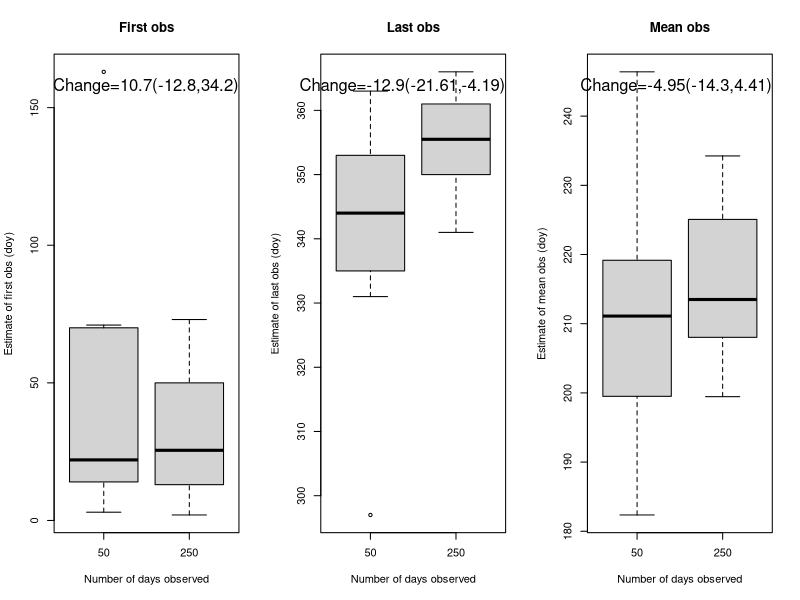
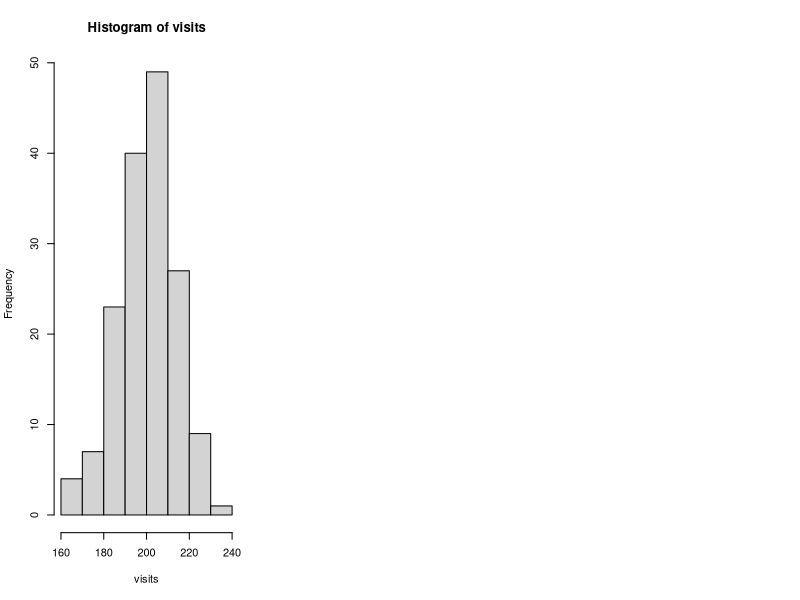

Recreate these plots in R, in order.
#Simulate orca data and vary number of observations to see if increasing effort yields shift in estimate of first, peak, or last observation day.

#Create a dataset with a highest probability of seeing the whales in the summer, lowest in the spring and fall
#explore how chaning the number of observations changes our estimates of first, last, peak whale presence
#probability of seeing a whale depends on day of year
#for days 1:180, probability is low (0.10); for days 181-260, proability is higher (0.75); and for days 261-366, probabilty is quite low again
springprob<-0.10
summerprob<-0.75
fallprob<-0.20
springdays<-seq(1,180, by=1)
summerdays<-seq(181,260, by=1)
falldays<-seq(261,366, by=1)

springobs<-sample(c(0,1), length(springdays), replace=TRUE, prob = c(1-springprob,springprob))
summerobs<-sample(c(0,1), length(summerdays), replace=TRUE, prob = c(1-summerprob,summerprob))
fallobs<-sample(c(0,1), length(falldays), replace=TRUE, prob = c(1-fallprob,fallprob))
#put together the true data
days<-c(springdays,summerdays,falldays)
whaleobs<-c(springobs,summerobs,fallobs)

whalepres<-cbind(days, whaleobs)
rownames(whalepres)<-NULL
#now, draw random samples from the whale presence dataset, assuming that effort is evenly distributed across the year
nobs<-100
obs<-as.data.frame(whalepres[sample(nrow(whalepres), replace=TRUE,nobs), ])
firstobs<-min(obs$days[obs$whaleobs==1])
lastobsobs<-max(obs$days[obs$whaleobs==1])
meanobs<-mean(obs$days[obs$whaleobs==1])


#Look at effect of increasing effort on estimate of first observation and estimate of last observation
nreps<-10#look at effect of increasing observations on estimates

lowobs<-50#number of days whales observed in 1970s
highobs<-250#number of days whales observed in 2000
numobs<-c(lowobs,highobs)

df <- as.data.frame(matrix(nrow=length(numobs)*nreps,ncol=7))
colnames(df)<-c("nobs","firstest","lastest","meanest","firsttrue", "lasttrue","meantrue") 
numobs<-c(rep(lowobs,nreps),rep(highobs,nreps))
for (i in 1:length(numobs)){
  springobs<-sample(c(0,1), length(springdays), replace=TRUE, prob = c(1-springprob,springprob))
  summerobs<-sample(c(0,1), length(summerdays), replace=TRUE, prob = c(1-summerprob,summerprob))
  fallobs<-sample(c(0,1), length(falldays), replace=TRUE, prob = c(1-fallprob,fallprob))
  #put together the true data
  days<-c(springdays,summerdays,falldays)
  whaleobs<-c(springobs,summerobs,fallobs)
  whalepres<-as.data.frame(cbind(days, whaleobs))
  obs<-as.data.frame(whalepres[sample(nrow(whalepres), replace=TRUE,numobs[i]), ])
  df$nobs[i]<-numobs[i]
  df$firstest[i]<- min(obs$days[obs$whaleobs==1])
  df$lastest[i]<-max(obs$days[obs$whaleobs==1])
  df$meanest[i]<-mean(obs$days[obs$whaleobs==1])
  df$firsttrue[i]<-min(whalepres$days[whalepres$whaleobs==1])
  df$lasttrue[i]<-max(whalepres$days[whalepres$whaleobs==1])
  df$meantrue[i]<-mean(whalepres$days[whalepres$whaleobs==1])
}
quartz()
par(mfrow=c(1,3))
#First obs
boxplot(df$firstest~as.factor(df$nobs), xlab="Number of days observed", ylab="Estimate of first obs (doy)", main="First obs")
t<-t.test(df$firstest~as.factor(df$nobs), conf.level=0.8)
mtext(paste("Change=",round(t$estimate[1]-t$estimate[2], digits=2),"(",round(t$conf.int[1],digits=2),",",round(t$conf.int[2],digits=2),")", sep=""),side=3,line=-3, adj=1)
#Last obs
boxplot(df$lastest~as.factor(df$nobs), xlab="Number of days observed", ylab="Estimate of last obs (doy)", main="Last obs")
t<-t.test(df$lastest~as.factor(df$nobs), conf.level=0.8)
mtext(paste("Change=",round(t$estimate[1]-t$estimate[2], digits=2),"(",round(t$conf.int[1],digits=2),",",round(t$conf.int[2],digits=2),")", sep=""),side=3,line=-3, adj=1)

#Mean obs
boxplot(df$meanest~as.factor(df$nobs), xlab="Number of days observed", ylab="Estimate of mean obs (doy)", main="Mean obs")
t<-t.test(df$meanest~as.factor(df$nobs), conf.level=0.8)
mtext(paste("Change=",round(t$estimate[1]-t$estimate[2], digits=2),"(",round(t$conf.int[1],digits=2),",",round(t$conf.int[2],digits=2),")", sep=""),side=3,line=-3, adj=1)


#Create a dataset with a peak number of observations around doy 200
nobs = 500#1970s-80s annual obs=~500, 200s = ~5000
days = 160#number of days that whales are in some location (~160 for USS)
mndoy = 200 #mean/peak doy that the whales are present in some location
visits = rpois(days,mndoy)# "true" distribution of whale visits to some location
#Plot
hist(visits)
